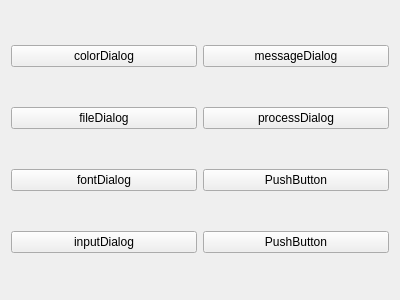
<?xml version="1.0" encoding="UTF-8"?>
<ui version="4.0">
 <class>MyWidget</class>
 <widget class="QWidget" name="MyWidget">
  <property name="geometry">
   <rect>
    <x>0</x>
    <y>0</y>
    <width>400</width>
    <height>300</height>
   </rect>
  </property>
  <property name="windowTitle">
   <string>MyWidget</string>
  </property>
  <layout class="QGridLayout" name="gridLayout">
   <item row="0" column="0">
    <widget class="QPushButton" name="pushButton">
     <property name="text">
      <string>colorDialog</string>
     </property>
    </widget>
   </item>
   <item row="0" column="1">
    <widget class="QPushButton" name="pushButton_5">
     <property name="text">
      <string>messageDialog</string>
     </property>
    </widget>
   </item>
   <item row="1" column="0">
    <widget class="QPushButton" name="pushButton_2">
     <property name="text">
      <string>fileDialog</string>
     </property>
    </widget>
   </item>
   <item row="1" column="1">
    <widget class="QPushButton" name="pushButton_6">
     <property name="text">
      <string>processDialog</string>
     </property>
    </widget>
   </item>
   <item row="2" column="0">
    <widget class="QPushButton" name="pushButton_3">
     <property name="text">
      <string>fontDialog</string>
     </property>
    </widget>
   </item>
   <item row="2" column="1">
    <widget class="QPushButton" name="pushButton_7">
     <property name="text">
      <string>PushButton</string>
     </property>
    </widget>
   </item>
   <item row="3" column="0">
    <widget class="QPushButton" name="pushButton_4">
     <property name="text">
      <string>inputDialog</string>
     </property>
    </widget>
   </item>
   <item row="3" column="1">
    <widget class="QPushButton" name="pushButton_8">
     <property name="text">
      <string>PushButton</string>
     </property>
    </widget>
   </item>
  </layout>
 </widget>
 <layoutdefault spacing="6" margin="11"/>
 <resources/>
 <connections/>
</ui>
